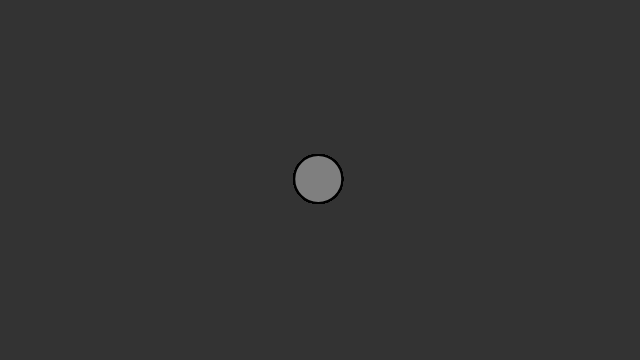
Frame 1 (no input)
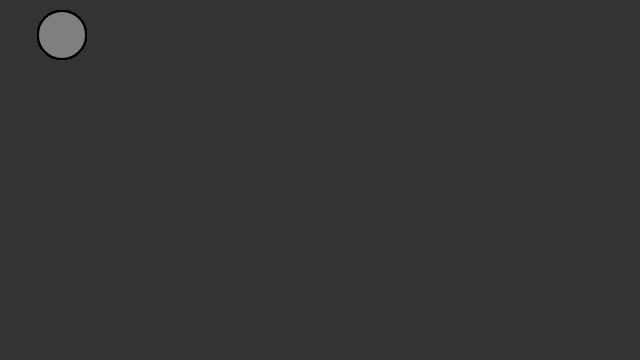
Frame 60 (no input)
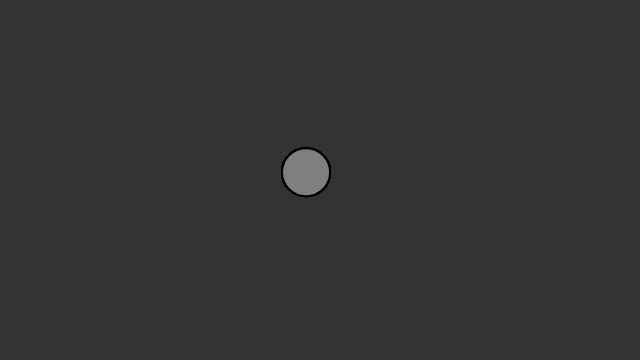
Frame 120 (the mouse pressed at the canvas centre since frame 60)

The p5.js sketch that drew these frames (run headless with seeded random() and noise() and a simulated clock; from frame 60 on, the mouse is pressed at the canvas centre):

// p5.js sketch
// ── sketch.js
// The Nature of Code
// Daniel Shiffman
// http://natureofcode.com

let movers = [];

function setup() {
  createCanvas(640,360);
  mover = new Mover();
  for (let i = 0; i < 20; i++) {
    movers[i] = new Mover();
  }
}

function draw() {
  background(51);
  for (let i = 0; i < movers.length; i++) {
    movers[i].update();
    movers[i].display();
  }
}

// ── mover.js

// The Nature of Code
// Daniel Shiffman
// http://natureofcode.com

class Mover {
  constructor(){
    this.position = createVector(width/2, height/2);
    this.velocity = createVector(0, 0);
    this.acceleration = createVector();
    this.topspeed = 5;
  }

  update() {
    let mouse = createVector(mouseX, mouseY);
    let dir = p5.Vector.sub(mouse, this.position);
    dir.normalize();
    dir.mult(2);
    this.acceleration = dir;
    // this.acceleration.setMag(0.2);

    this.velocity.add(this.acceleration);
    this.velocity.limit(this.topspeed);
    this.position.add(this.velocity);
  }

  display() {
    stroke(0);
    strokeWeight(2);
    fill(127);
    ellipse(this.position.x, this.position.y, 48, 48);
  }
}
